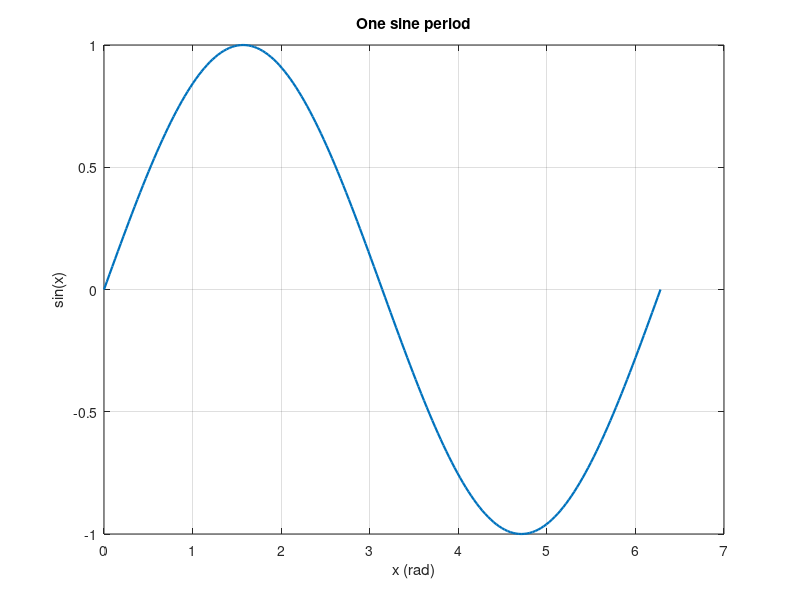

MATLAB code to generate this figure:
% 画出你的第一条波形
% 教学合成数据，使用基础 MATLAB。
% 预期：一周期正弦曲线，最高点 1；生成 sine_practice.png。
x = linspace(0, 2*pi, 201);
y = sin(x);
figure; plot(x,y,'LineWidth',1.6);
xlabel('x (rad)'); ylabel('sin(x)');
title('One sine period'); grid on;
exportgraphics(gcf,'sine_practice.png');
assert(abs(max(y)-1) < 1e-9);
